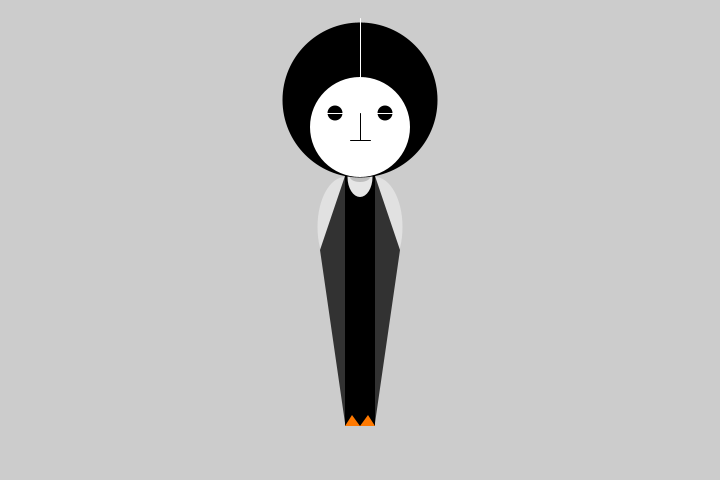
Frame 1 (no input)
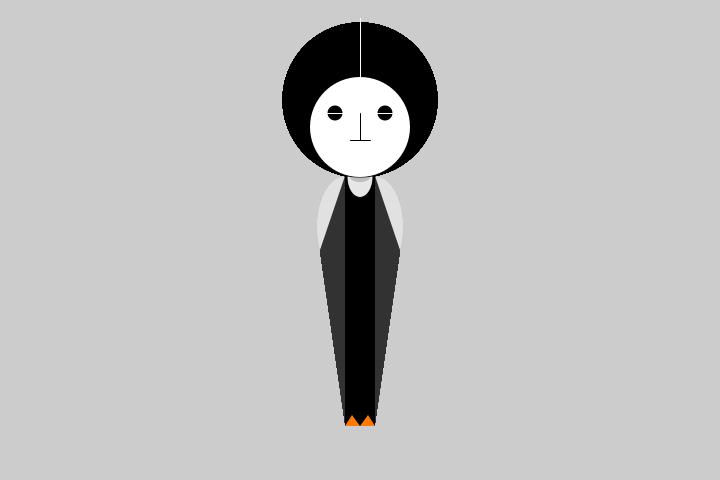
Frame 60 (the mouse pressed at the canvas centre just before this capture)
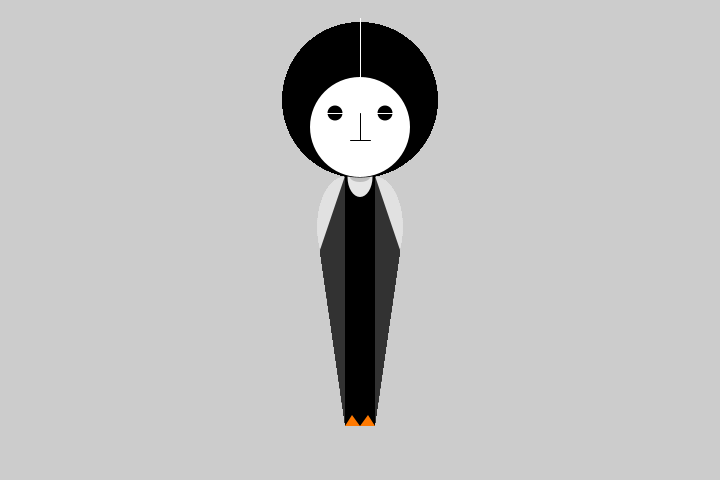
Frame 120 (the mouse held since frame 60 and released just before this capture)

The Processing sketch that drew these frames (run headless with seeded random() and noise(); from frame 60 on, the mouse is pressed at the canvas centre):

// Processing sketch: processing_133838
// ── processing_133838.pde

int x;
int y;



void setup() {
size(720, 480);
smooth();

}


void draw () {
  
  
x = 50;
y = 50;

//Body
noStroke();
fill(225);
ellipse(x+295, y+177, 55, 100); //Right Sholder
ellipse(x+325, y+177, 55, 100); //Left Sholder
fill(0);
rect(x+295, y+126, 30, 250); //Middle Shape
fill(50);
triangle(x+295, y+126, 320, 250, 345, 423); //Left Side
triangle(x+325, y+126, 400, 250, 375, 423); //Right Side

//Feet
fill(255, 121, 0);
triangle(x+295, y+376, 352, 415, 360, 426); //Left Foot
triangle(360, 426, 368, 415, 375, 426); //Right Foot

//Neck
fill(230);
ellipse(x+310, y+127, 25, 40); // Neck
fill(190);
ellipse(x+310, y+127, 20, 10); // Neck Shadow


//Top
noStroke();
fill(0);
ellipse(x+310, y+50, 155, 155); //Head
fill(255);
ellipse(x+310, y+77, 100, 100); //Face
fill(0);
ellipse(x+285, y+63, 15, 15); //Left Eye
fill(0);
ellipse(x+335, y+63, 15, 15); //Right Eye
stroke(0);
line(x+310, x+63, 360, 140); //Nose
line(x+300, y+90, 370, 140); //Mouth
stroke(255);
line(x+310, y+-32, 360, 90); //Hair Line
line(x+275, y+63, 345, 113); //Eye Ball
line(x+325, y+63, 405, 113); // Eye Ball
}
